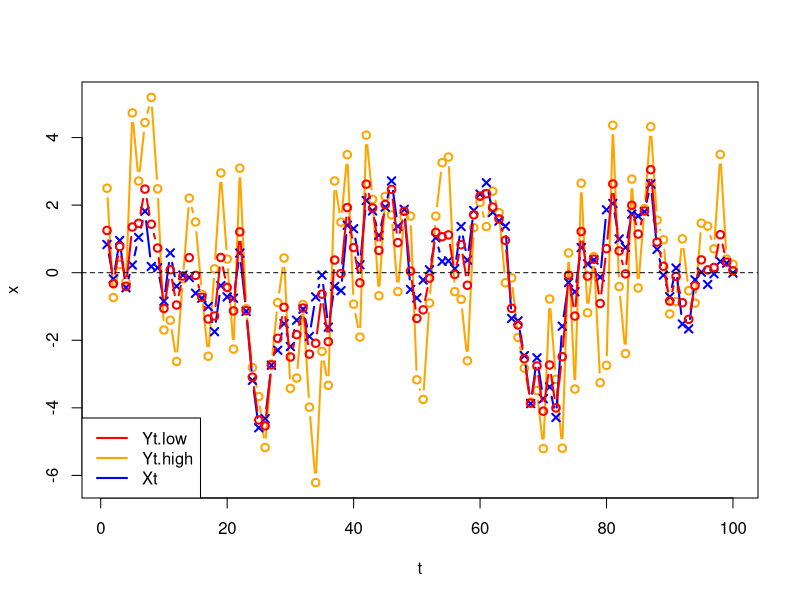
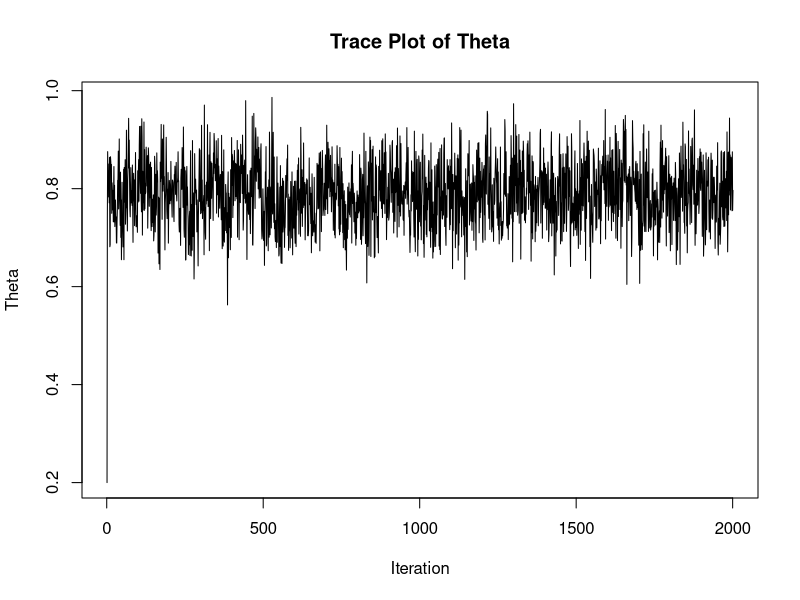
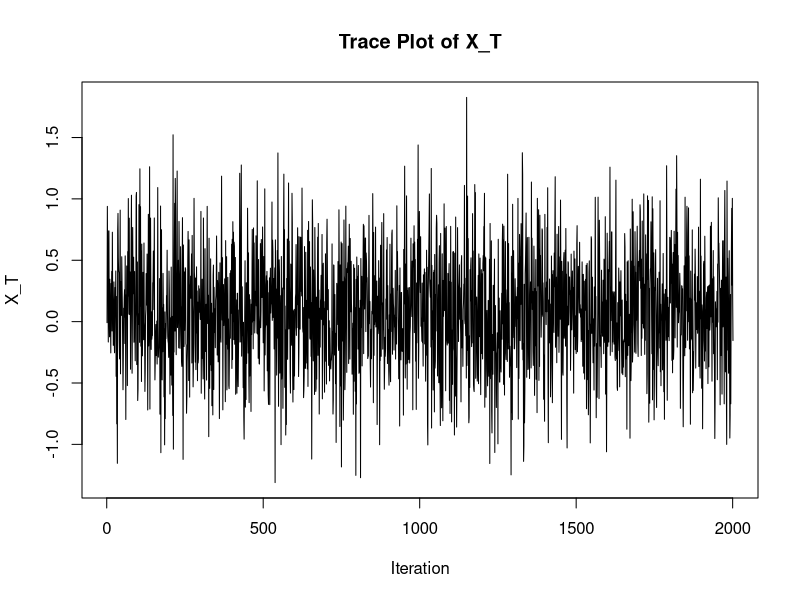
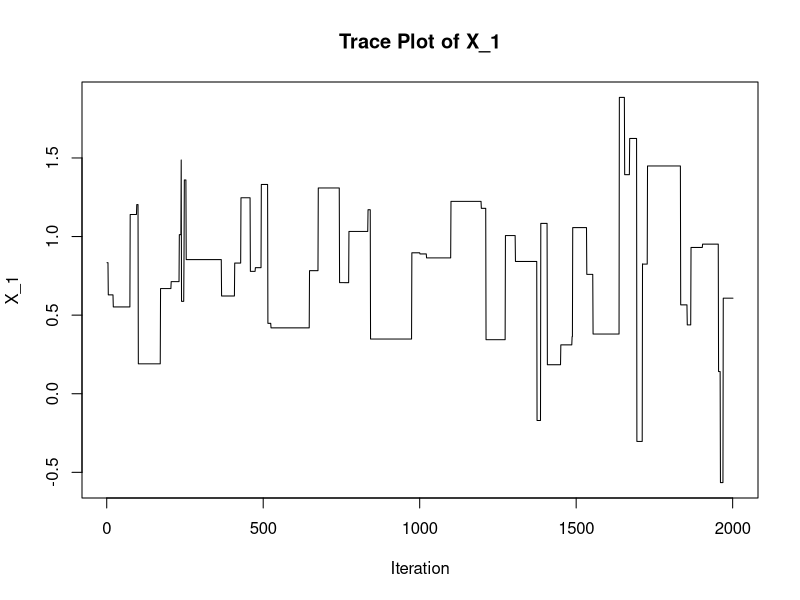

The R source for these figures, in order:
library(ggplot2)
library(coda)
library(MASS)

# sample M-1 samples from 1:M
systematic_sampling <- function(weights, size) {
  # arguments: weights must be normalised weights
  # size: the number of samples
  M <- length(weights)
  cumulative_sum <- cumsum(weights)
  step <- 1 / size
  start <- runif(1, min = 0, max = step)
  positions <- seq(start, 1, by = step)
  new_samples <- integer(size)
  i <- 1
  for (j in 1:(size)){
    while (positions[j] > cumulative_sum[i]){
      i <- i + 1
    }
    new_samples[j] <- i
  }
  return(new_samples)
}

PF.sys <- function(simX0, simXt, loglike, simX0_params, simXt_params, loglike_params, ys, M, N, d){
  # create the objects
  X <- matrix(nrow=M, ncol=d, data=NA)
  X.filtering <- array(NA, dim=c(M, d, N)) # N slices
  ancestors <- matrix(NA, nrow = M, ncol = N) 
  ess <- numeric(N)
  
  ancestors[, 1] <- 1:M # initialising
  
  # sampling forwards
  for(i in 1:N){
    if (i == 1){
      X[,] <- simX0(simX0_params, M, d)
    }
    else{
      X[,] <- simXt(X.tilda, simXt_params, d)
    }
    # compute the normalised weights
    logW <- loglike(X, loglike_params, ys[i]) 
    logW.max <- max(logW)
    wstars <- exp(logW - logW.max)
    
    y.loglikely <- log(mean(wstars)) + logW.max # maximum marginal loglikelhood
    w.nor <- wstars/sum(wstars)
    ess[i] <- 1/sum(w.nor^2) # ESS
    
    index <- systematic_sampling(w.nor) # resampling
    if (i < N){
      ancestors[, i+1] <- index # store the ancestor of the samples at the next time point
    }
    X.tilda <- X[index,]
    X.filtering[, ,i] <- X.tilda # store the result sampled from the filtering distribution
  }
  return(list(X.filtering = X.filtering, X=X, weights=w.nor, ancestors=ancestors, y.loglikely=y.loglikely, ess=ess))
}

conPF.sys <- function(simX0, simXt, loglike, simX0_params, simXt_params, loglike_params, ys, M, N, d, path0){
  # create the objects
  X <- matrix(nrow=M-1, ncol=d, data=NA) # length M-1
  X.tilda <- matrix(nrow=M-1, ncol=d, data=NA) # length M-1
  X.predict <- array(NA, dim=c(M, d, N)) # N slices
  ancestors <- matrix(NA, nrow = M, ncol = N) # M*N
  
  X.predict[1, , ] <- path0 # assign path0 to x^1_{1:T}
  ancestors[, 1] <- 1:M # initialising
  ancestors[1, ] <- 1 # ancestors of the existing line 
  
  # sampling forwards
  for(i in 1:N){
    if (i == 1){
      X[,] <- simX0(simX0_params, M-1, d) # length M-1
    }
    else{
      X[,] <- simXt(X.tilda, simXt_params, M-1, d) # length M-1
    }
    X.predict[2:M, , i] <- X # length M-1
    X.whole <- matrix(X.predict[, , i], nrow = M, ncol = d) # make sure the slice is a matrix
    
    # compute the normalised weights
    logW <- loglike(X.whole, loglike_params, ys[i]) 
    logW.max <- max(logW)
    wstars <- exp(logW - logW.max) # length M
    
    y.loglikely <- log(mean(wstars)) + logW.max # maximum marginal loglikelhood
    w.nor <- wstars/sum(wstars)
    
    indexes <- systematic_sampling(w.nor, M-1) # resampling and get (M-1) indexes
    if (i < N){
      ancestors[2:M, i+1] <- indexes # store the ancestor of the samples at the next time point
    }
    X.tilda[,] <- X.whole[indexes,] # length M-1
  }
  return(list(X.predict=X.predict, weights=w.nor, ancestors=ancestors, y.loglikely=y.loglikely))
}

# conPF.test <- conPF.sys(simX0_2, simXt_2, loglike_2, simX0_params_2, simXt_params_2, loglike_params_2_low, ys.2.low, 10, 20, 1, xs.2)

########### only 'a' is unknown ############# 
ParticleGibbs <- function(simPara, simX0, simXt, loglike, simX0_params, simXt_params, loglike_params,ys,path0, M,num){
  d <- nrow(path0)
  N <- ncol(path0)
  Theta <- numeric(num+1) 
  a <- simXt_params[1] # initial value of 'a'
  b <- simXt_params[2]
  vx <- simXt_params[3]
  Theta[1] <- a
  Paths <- array(NA, dim=c(d, N, num+1))
  Paths[, ,1] <- path0
  path <- path0
  for (i in 1:num){
    a <- simPara(b, vx, path) # simulate 'a'
    Theta[i+1] <- a
    simXt_params[1] <- a
    # run a conditional SMC
    conPF <- conPF.sys(simX0, simXt, loglike, simX0_params, simXt_params, loglike_params, ys, M, N, d, path)
    weights <- conPF$weights
    k <- systematic_sampling(weights, 1)
    # get the new path back from k
    path <- matrix(NA, nrow = d, ncol = N)
    for(j in 1:N){
      x_k <- conPF$X.predict[k, ,N+1-j]
      path[ ,N+1-j] <- matrix(x_k, nrow = d, ncol = 1) # X.predict <- array(NA, dim=c(M, d, N))
      k <- conPF$ancestors[k,N+1-j]
    }
    Paths[, ,i+1] <- path
  }
  return(list(Theta=Theta, Paths=Paths))
}

############# Dynamic linear Model ########################
simX0_2 <- function(params, M, d){
  v0 <- params[1]
  x <- rnorm(M, mean = 0, sd = sqrt(v0))
  return(x)
}

simXt_2 <- function(x, params, M, d){
  a <- params[1]
  b <- params[2]
  vx <- params[3]
  xt <- rnorm(M, mean = a*x+b , sd = sqrt(vx))
  xt
}

loglike_2 <- function(xt, params, y){
  vy <- params[1]
  dnorm(y, mean = xt, sd = sqrt(vy), log=TRUE)
}

# simulate "a" exactly from the true posterior distribution
simPara.a <- function(b, vx, path){
  N <- length(path)
  m <- (sum(c((path - b)[-1],0)*path))/(sum(path**2)-path[N]**2)
  sigma2 <- vx/(sum(path**2)-path[N]**2)
  return(rnorm(1, mean = m, sd = sqrt(sigma2)))
}

d <- 1
M <- 100
N <- 100

# parameters
v0 <- 1 # starting from a point far away from zero
vx <- 1
vy.low <- 0.25
vy.high <- 4
d <- 1
a <- 0.8
b <- 0

# arguments 
simX0_params_2 <- c(v0)
simXt_params_2 <- c(a, b, vx)
loglike_params_2_low <- c(vy.low)
loglike_params_2_high <- c(vy.high)

# simulation 2
ts <- seq(from = 1, to = N, by = 1)
xs.2 <- rep(NA, N)
set.seed(123456)
xs.2[1] <- simX0_2(simX0_params_2, M, d)
for(i in 1:(N-1)){
  xs.2[i+1] <- simXt_2(xs.2[i], simXt_params_2, d)
}

# simulate two observed processes with low and high variance
set.seed(123456)
ys.2.low <- rnorm(N, mean = xs.2, sd = sqrt(vy.low))
set.seed(123456)
ys.2.high <- rnorm(N, mean = xs.2, sd = sqrt(vy.high))

plot(ts, ys.2.high, type="b",pch=1,lwd=2,xlab="t",ylab="x",col="orange") # high
lines(ts, xs.2, type="b",pch=4,lwd=2,xlab="t",ylab="x",col="blue") # hidden process
lines(ts, ys.2.low, type="b",pch=1,lwd=2,xlab="t",ylab="x",col="red") # low
abline(h=0,col="black",lty=2)
legend("bottomleft",c("Yt.low","Yt.high","Xt"),col=c("red","orange","blue"), lty = c(1, 1), lwd = c(2, 2))

########################### test of PG ########################
# path0 <- matrix(rep(1, N), nrow = 1, ncol = N)
path0 <- matrix(xs.2, nrow = 1, ncol = N)
num <- 2000
a0 <- 0.2
simXt_params_2 <- c(a0, b, vx) # suppose a is unknown and we start from a random value a0

PG.1 <- ParticleGibbs(simPara.a, simX0_2, simXt_2, loglike_2, simX0_params_2, simXt_params_2, loglike_params_2_low, ys.2.low, path0, M,num)
Theta.1 <- PG.1$Theta
Paths.1 <- PG.1$Paths

plot(Theta.1, type = "l", xlab = "Iteration", ylab = "Theta", main = "Trace Plot of Theta") # theta
plot(Paths.1[,N,], type = "l", xlab = "Iteration", ylab = "X_T", main = "Trace Plot of X_T") # X_T
plot(Paths.1[,1,], type = "l", xlab = "Iteration", ylab = "X_1", main = "Trace Plot of X_1") # X_1
a.hat <- mean(Theta.1[100:length(Theta.1)])

# 95% CI
se <-  sd(Theta.1[100:length(Theta.1)])/sqrt(length(Theta.1[100:length(Theta.1)]))
alpha <- 0.05
z_value <- qnorm(1 - alpha/2)  # Critical value for 95% CI from the normal distribution
CI.1 <- a.hat + c(-1,1)*se*z_value
CI.1

############### vx is unknown ############

